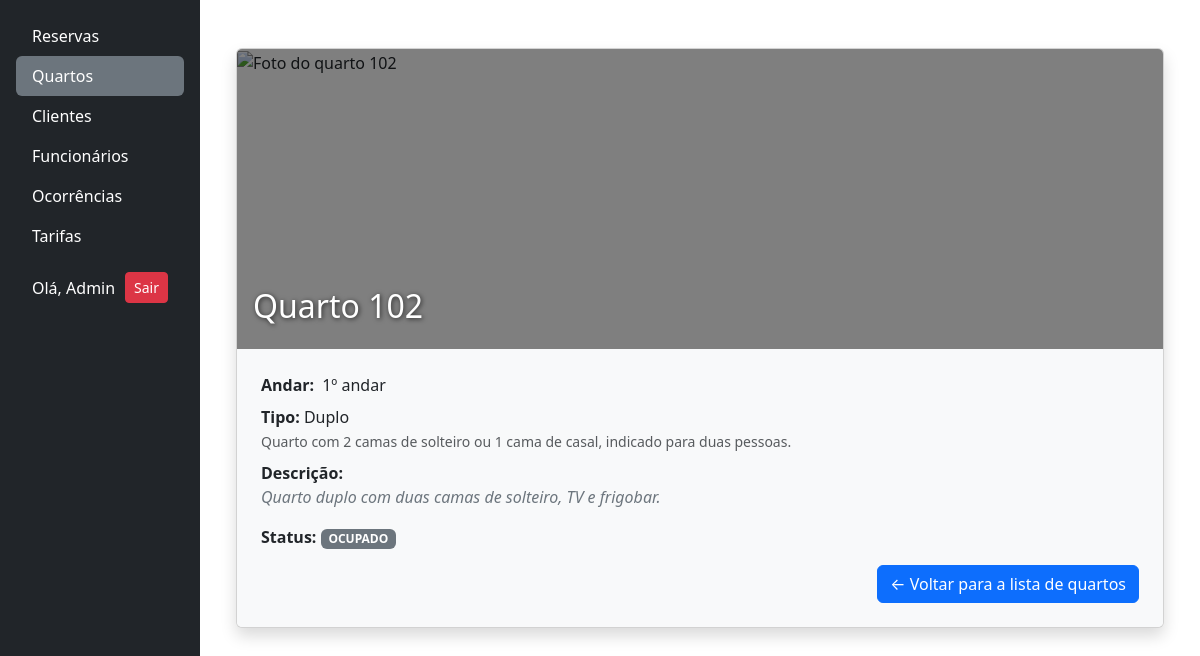
Page /quartos/detalhes_quarto/2/ (signed in) on the earlier database version.
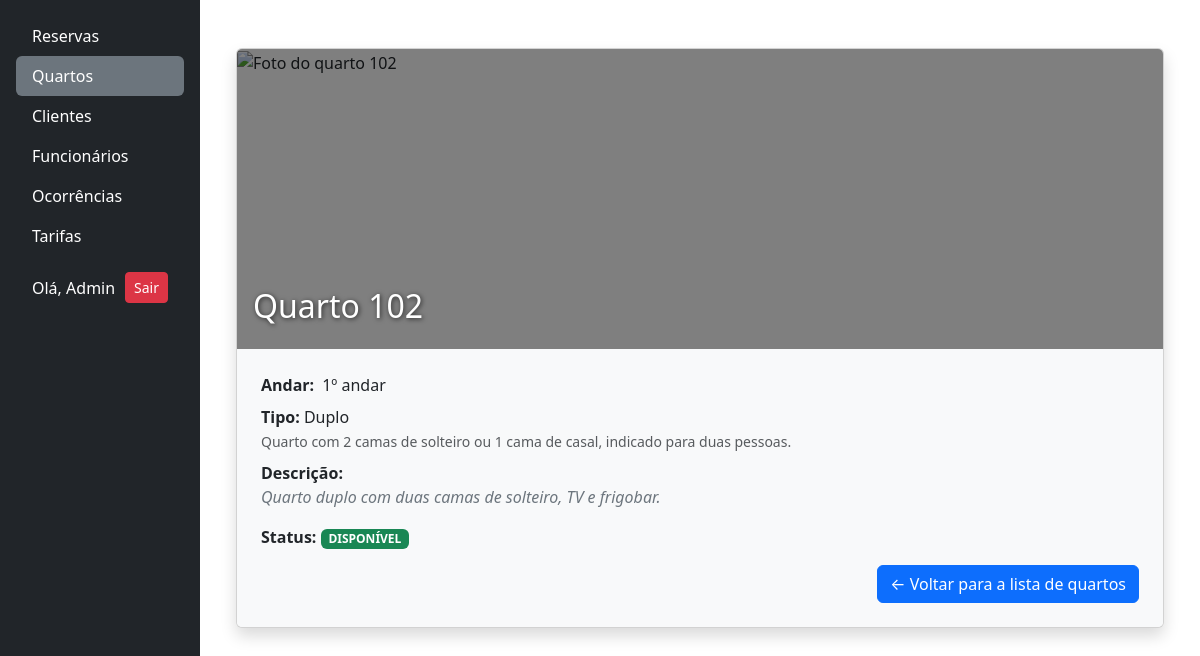
Same page on the later database version.
### quartos/models.py (models this page shows, shortened)
class Quarto(models.Model):
    numero = models.IntegerField(
        unique=True,
        verbose_name="Número do Quarto"
    )
    andar = models.IntegerField(
        verbose_name="Andar do Quarto"
    )
    descricao = models.TextField(
        blank=True,
        null=True,
        verbose_name="Descrição do Quarto"
    )
    status = models.CharField(
        choices=QUARTO_STATUS_CHOICES,
        max_length=25,
        blank=False,
        verbose_name="Status Atual"
    )
    tipo = models.ForeignKey(
        TipoQuarto,
        on_delete=models.RESTRICT,
        verbose_name="Tipo de Quarto"
    )
    foto = StdImageField(
        upload_to='fotos/quartos',
        variations={'thumb': (150, 150), 'medium': (
            300, 300), 'large': (600, 400)},
        blank=True,
        null=True
    )

class TipoQuarto(models.Model):
    nome = models.CharField(max_length=100, unique=True, blank=False)
    descricao = models.TextField(max_length=400, blank=True, null=True)
    capacidade = models.IntegerField(verbose_name="Capacidade", blank=False)

### quartos/views.py (the view)
# urls.py: path('detalhes_quarto/<int:id>/',
@login_required
def detalhes_quarto(request, id):
    try:
        quarto = Quarto.objects.get(id=id)
    except Quarto.DoesNotExist:
        messages.error(request, "Quarto não encontrado.")
        return redirect('quartos')
    dados = {
        "quarto": quarto,
    }
    return render(request, 'quartos/detalhes_quarto.html', dados)

### quartos/templates/quartos/detalhes_quarto.html
{% extends 'base.html' %}
{% block content %}
<div class="container my-4">
    <div class="card rounded shadow overflow-hidden">
        <div style="position: relative; height: 300px; overflow: hidden;">
            <img src="{{ quarto.foto.large.url }}" alt="Foto do quarto {{ quarto.numero }}"
                style="width: 100%; height: 100%; object-fit: cover">
            <div style="position: absolute; inset: 0; background-color: rgba(0,0,0,0.5);"></div>
            <h2 class="text-white position-absolute bottom-0 start-0 p-3"
                style="text-shadow: 1px 1px 5px rgba(0,0,0,0.7);">
                Quarto {{ quarto.numero }}
            </h2>
        </div>
        <div class="p-4 bg-light">
            <p class="mb-2 d-flex align-items-center gap-2">
                <strong>Andar:</strong>
                <span>{{ quarto.andar }}º andar</span>
            </p>
            <p class="mb-2">
                <strong>Tipo:</strong> {{ quarto.tipo.nome }}<br>
                <small class="text-muted">{{ quarto.tipo.descricao }}</small>
            </p>
            <p class="mb-3">
                <strong>Descrição:</strong><br>
                <span class="text-secondary fst-italic">{{ quarto.descricao|default:"(Sem descrição)" }}</span>
            </p>
            <p class="mb-3">
                <strong>Status:</strong>
                {% if quarto.status == "disponivel" %}
                <span class="badge bg-success text-uppercase">{{ quarto.get_status_display }}</span>
                {% elif quarto.status == "reservado" %}
                <span class="badge bg-warning text-uppercase">{{ quarto.get_status_display }}</span>
                {% elif quarto.status == "indisponivel" %}
                <span class="badge bg-danger text-uppercase">{{ quarto.get_status_display }}</span>
                {% else %}
                <span class="badge bg-secondary text-uppercase">{{ quarto.get_status_display }}</span>
                {% endif %}
            </p>
            <div class="text-end">
                <a href="{% url 'quartos' %}" class="btn btn-primary">← Voltar para a lista de quartos</a>
            </div>
        </div>
    </div>
    {% endblock %}

Differences in the rows shown:
changed Quarto "Quarto duplo com duas camas de solteiro, TV e frigobar.": status "OCUPADO" → "DISPONÍVEL"
